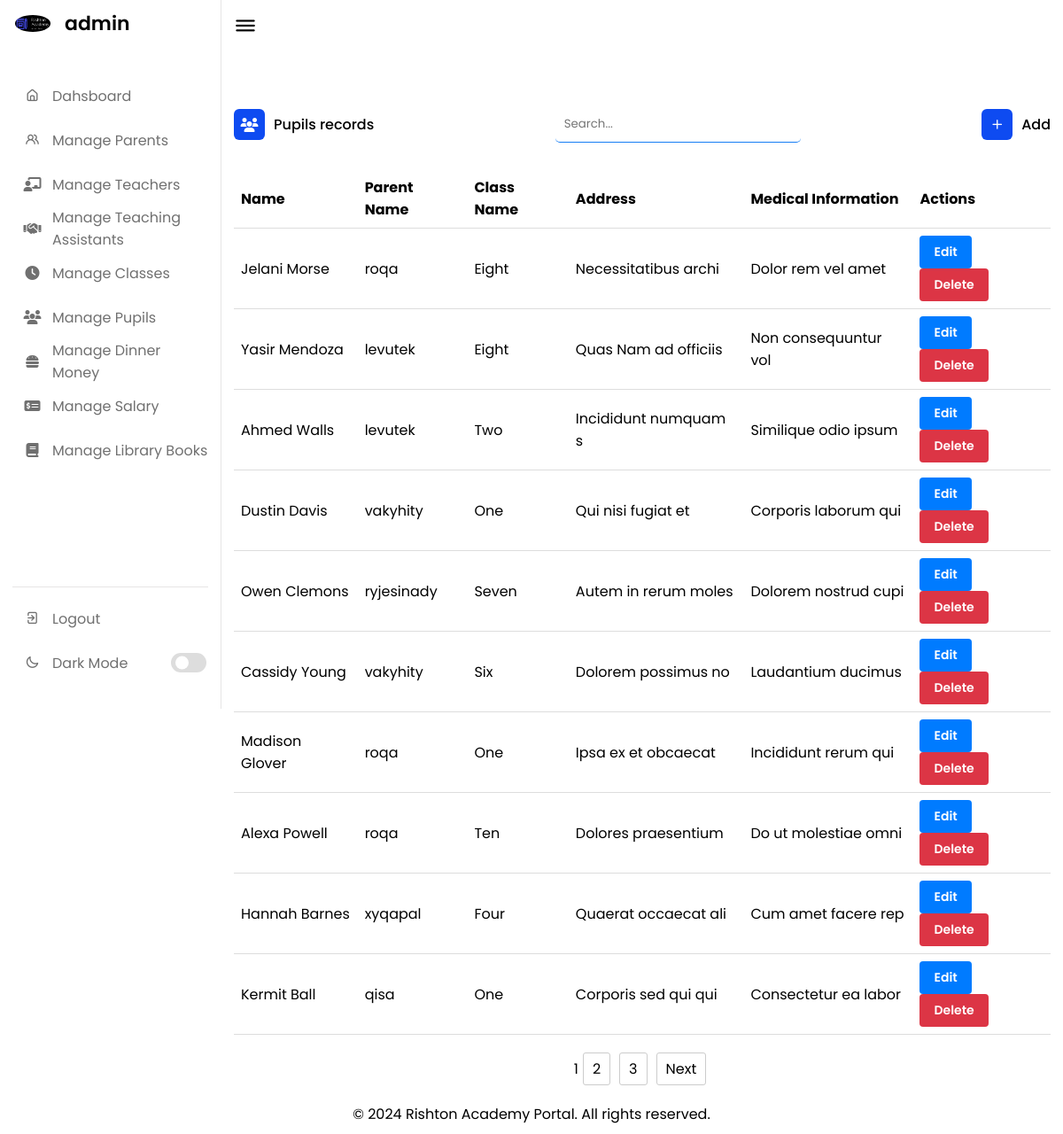
Screenshot of /manage_pupils.php (signed in) with the database file from the repository.
### tables this page shows
CREATE TABLE `pupils` (
  `PupilID` int(11) NOT NULL,
  `Name` varchar(100) NOT NULL,
  `Address` varchar(255) DEFAULT NULL,
  `MedicalInformation` text DEFAULT NULL,
  `ClassID` int(11) DEFAULT NULL
);

CREATE TABLE `classes` (
  `ClassID` int(11) NOT NULL,
  `ClassName` varchar(50) NOT NULL,
  `Capacity` int(11) NOT NULL,
  `TeacherID` int(11) DEFAULT NULL
);

### manage_pupils.php (the view, shortened to what this page needs)
<?php
require_once('./config/connection.php');
require_once('./includes/head.php');
require_once('./includes/nav.php');
require_once('./config/helper.php');
$records_per_page = 10;
$current_page = isset($_GET['page']) ? (int)$_GET['page'] : 1;
$start_from = ($current_page - 1) * $records_per_page;
$query = "SELECT DISTINCT pupils.*, classes.ClassName AS class_name, parentsguardians.Name AS parent_name
           FROM pupils
           JOIN classes ON pupils.ClassID = classes.ClassID
            JOIN pupilparent ON pupils.PupilID = pupilparent.PupilID
            JOIN parentsguardians ON pupilparent.ParentID = parentsguardians.ParentID
           ORDER BY pupils.PupilID
           LIMIT $start_from, $records_per_page";
$data = fetchData($query, $connect);
?>
<div class="dash-content">
    <div class="activity">
        <div class="title">
            <div class="left">
                <i class="fas fa-users"></i>
                <span class="text">Pupils records</span>
            </div>
            <input type="sraerch" onkeyup="searchData(this, 'process/pupil/search')" name="search" placeholder="Search..." id="search">
            <div class="right">
                <a href="./pupil_add"><i class="uil uil-plus"></i>
                    <span class="text">Add</span></a>
            </div>
        </div>
        <div class="table-responsive">
            <table class="table table-bordered table-striped">
                <thead>
                    <tr>
                        <th>Name</th>
                        <th>Parent Name</th>
                        <th>Class Name</th>
                        <th>Address</th>
                        <th>Medical Information</th>
                        <th>Actions</th>
                    </tr>
                </thead>
                <tbody>
                    <?php foreach ($data as $val) : ?>
                        <tr>
                            <td><?= $val['Name'] ?></td>
                            <td><?= $val['parent_name'] ?></td>
                            <td><?= $val['class_name'] ?></td>
                            <td><?= $val['Address'] ?></td>
                            <td><?= $val['MedicalInformation'] ?></td>
                            <td>
                                <button class="btn btn-sm btn-primary"><a href="./pupil_add?id=<?= $val['PupilID'] ?>" class="btn-a">Edit</a></button>
                                <button class="btn btn-sm btn-danger" onclick="return confirm('are you sure want to delete this record?')"><a href="./process/pupil/delete?id=<?= $val['PupilID'] ?>" class="btn-a">Delete</a></button>
                            </td>
                        </tr>
                    <?php endforeach; ?>
                </tbody>
            </table>
            <?php
            $total_records_query = "SELECT COUNT(*) AS total FROM pupils";
            $total_records_result = mysqli_query($connect, $total_records_query);
            $total_records = mysqli_fetch_assoc($total_records_result)['total'];
            $base_url = './manage_pupils';
            echo paginate($current_page, $total_records, $records_per_page, $base_url);
            ?>
        </div>
    </div>
</div>
</section>
<?php
require_once('includes/footer.php');
?>

### assets/css/style.css (style rules this page uses)
* { margin: 0; padding: 0; outline: none; box-sizing: border-box; font-family: 'Poppins', sans-serif; }
:root { --primary-color: #0E4BF1; --panel-color: #FFF; --text-color: #000; --black-light-color: #707070; --border-color: #e6e5e5; --toggle-color: #DDD; --box1-color: #4DA3FF; --box2-color: #FFE6AC; --box3-color: #E7D1FC; --title-icon-color: #fff; --tran-05: all 0.5s ease; --tran-03: all 0.3s ease; --tran-03: all 0.2s ease; }
body, html { min-height: 100vh; margin: 0; }
.dashboard .dash-content { padding-top: 50px; }
.dash-content .title { display: flex; align-items: center; margin: 60px 0 30px 0; }
.dash-content .title i { position: relative; height: 35px; width: 35px; background-color: var(--primary-color); border-radius: 6px; color: var(--title-icon-color); display: flex; align-items: center; justify-content: center; }
.dash-content .title .text { font-weight: 500; color: var(--text-color); margin-left: 10px; }
table { width: 100%; border-collapse: collapse; margin-bottom: 20px; }
th, td { padding: 8px; text-align: left; border-bottom: 1px solid #ddd; }
th, td { background-color: var(--panel-color); color: var(--text-color); }
.btn { display: inline-block; padding: 8px 16px; font-size: 14px; font-weight: 600; text-align: center; text-decoration: none; cursor: pointer; border: none; border-radius: 4px; transition: background-color 0.3s; }
.btn-primary { color: #fff; background-color: #007bff; }
.btn-danger { color: #fff; background-color: #dc3545; }
.btn-a { text-decoration: none; color: #fff; }
.title { display: flex; align-items: center; justify-content: space-between; }
.title .left { display: flex; align-items: center; }
.title .right a { display: flex; align-items: center; text-decoration: none; }
#search { border: 0px; border-bottom: 1px solid #0876f4f0; border-radius: 5px; background-color: var(--panel-color); color: var(--text-color); padding: 10px; }

### rows the page displays
pupils: Name "Jelani Morse", parent_name "roqa", ClassID.ClassName "Eight", Address "Necessitatibus archi", MedicalInformation "Dolor rem vel amet"
pupils: Name "Yasir Mendoza", parent_name "levutek", ClassID.ClassName "Eight", Address "Quas Nam ad officiis", MedicalInformation "Non consequuntur vol"
pupils: Name "Ahmed Walls", parent_name "levutek", ClassID.ClassName "Two", Address "Incididunt numquam s", MedicalInformation "Similique odio ipsum"
pupils: Name "Dustin Davis", parent_name "vakyhity", ClassID.ClassName "One", Address "Qui nisi fugiat et", MedicalInformation "Corporis laborum qui"
pupils: Name "Owen Clemons", parent_name "ryjesinady", ClassID.ClassName "Seven", Address "Autem in rerum moles", MedicalInformation "Dolorem nostrud cupi"
pupils: Name "Cassidy Young", parent_name "vakyhity", ClassID.ClassName "Six", Address "Dolorem possimus no", MedicalInformation "Laudantium ducimus"
pupils: Name "Madison Glover", parent_name "roqa", ClassID.ClassName "One", Address "Ipsa ex et obcaecat", MedicalInformation "Incididunt rerum qui"
pupils: Name "Alexa Powell", parent_name "roqa", ClassID.ClassName "Ten", Address "Dolores praesentium", MedicalInformation "Do ut molestiae omni"
pupils: Name "Hannah Barnes", parent_name "xyqapal", ClassID.ClassName "Four", Address "Quaerat occaecat ali", MedicalInformation "Cum amet facere rep"
pupils: Name "Kermit Ball", parent_name "qisa", ClassID.ClassName "One", Address "Corporis sed qui qui", MedicalInformation "Consectetur ea labor"

### other values shown
$_SESSION['ADMINNAME'] "admin"
